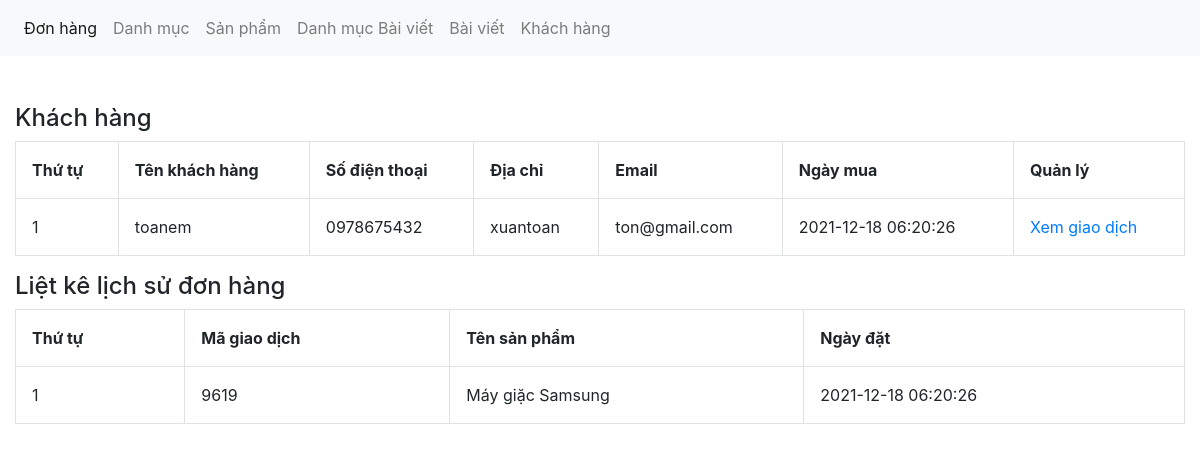
Page /admin/xulykhachhang.php?quanly=xemgiaodich&khachhang=9619 on the committed database.
### tables this page shows
CREATE TABLE `tbl_giaodich` (
  `giaodich_id` int(11) NOT NULL,
  `sanpham_id` int(11) NOT NULL,
  `soluong` int(11) NOT NULL,
  `magiaodich` varchar(50) NOT NULL,
  `ngaythang` timestamp NOT NULL DEFAULT current_timestamp() ON UPDATE current_timestamp(),
  `khachhang_id` int(11) NOT NULL,
  `tinhtrangdon` int(11) NOT NULL DEFAULT 0,
  `huydon` int(11) NOT NULL DEFAULT 0
);

CREATE TABLE `tbl_khachhang` (
  `khachhang_id` int(11) NOT NULL,
  `name` varchar(100) NOT NULL,
  `phone` varchar(50) NOT NULL,
  `address` varchar(200) NOT NULL,
  `note` text NOT NULL,
  `email` varchar(150) NOT NULL,
  `password` varchar(100) NOT NULL,
  `giaohang` int(11) NOT NULL
);

CREATE TABLE `tbl_sanpham` (
  `sanpham_id` int(11) NOT NULL,
  `category_id` int(11) NOT NULL,
  `sanpham_name` varchar(255) NOT NULL,
  `sanpham_chitiet` text NOT NULL,
  `sanpham_mota` text NOT NULL,
  `sanpham_gia` varchar(100) NOT NULL,
  `sanpham_giakhuyenmai` varchar(100) NOT NULL,
  `sanpham_active` int(11) NOT NULL,
  `sanpham_hot` int(11) NOT NULL,
  `sanpham_soluong` int(11) NOT NULL,
  `sanpham_image` varchar(50) NOT NULL
);

### admin/xulykhachhang.php (the view, shortened to what this page needs)
<?php
	include('../db/connect.php');
?>
<!DOCTYPE html>
<html lang="en">
<head>
	<link href="../css/bootstrap.css" rel="stylesheet" type="text/css" media="all" />
</head>
<body>
	<nav class="navbar navbar-expand-lg navbar-light bg-light">
	  <div class="collapse navbar-collapse" id="navbarNav">
	    <ul class="navbar-nav">
	      <li class="nav-item active">
	        <a class="nav-link" href="xulydonhang.php">Đơn hàng <span class="sr-only">(current)</span></a>
	      </li>
	      <li class="nav-item">
	        <a class="nav-link" href="xulydanhmuc.php">Danh mục</a>
	      </li>
	      <li class="nav-item">
	        <a class="nav-link" href="xulysanpham.php">Sản phẩm</a>
	      </li>
	         <li class="nav-item">
	        <a class="nav-link" href="xulydanhmucbaiviet.php">Danh mục Bài viết</a>
	      </li>
	         <li class="nav-item">
	        <a class="nav-link" href="xulybaiviet.php">Bài viết</a>
	      </li>
	       <li class="nav-item">
	        <a class="nav-link" href="xulykhachhang.php">Khách hàng</a>
	      </li>
	    </ul>
	  </div>
	</nav><br><br>
	<div class="container-fluid">
		<div class="row">
			<div class="col-md-12">
				<h4>Khách hàng</h4>
				<?php
				$sql_select_khachhang = mysqli_query($con,"SELECT * FROM tbl_khachhang,tbl_giaodich WHERE tbl_khachhang.khachhang_id=tbl_giaodich.khachhang_id GROUP BY tbl_giaodich.magiaodich ORDER BY tbl_khachhang.khachhang_id DESC");
				?>
				<table class="table table-bordered ">
					<tr>
						<th>Thứ tự</th>
						<th>Tên khách hàng</th>
						<th>Số điện thoại</th>
						<th>Địa chỉ</th>
						<th>Email</th>
						<th>Ngày mua</th>
						<th>Quản lý</th>
					</tr>
					<?php
					$i = 0;
					while($row_khachhang = mysqli_fetch_array($sql_select_khachhang)){
						$i++;
					?>
					<tr>
						<td><?php echo $i; ?></td>
						<td><?php echo $row_khachhang['name']; ?></td>
						<td><?php echo $row_khachhang['phone']; ?></td>
						<td><?php echo $row_khachhang['address']; ?></td>
						<td><?php echo $row_khachhang['email'] ?></td>
						<td><?php echo $row_khachhang['ngaythang'] ?></td>
						<td><a href="?quanly=xemgiaodich&khachhang=<?php echo $row_khachhang['magiaodich'] ?>">Xem giao dịch</a></td>
					</tr>
					 <?php
					}
					?>
				</table>
			</div>
			<div class="col-md-12">
				<h4>Liệt kê lịch sử đơn hàng</h4>
				<?php
				if(isset($_GET['khachhang'])){
					$magiaodich = $_GET['khachhang'];
				}else{
					$magiaodich = '';
				}
				$sql_select = mysqli_query($con,"SELECT * FROM tbl_giaodich,tbl_khachhang,tbl_sanpham WHERE tbl_giaodich.sanpham_id=tbl_sanpham.sanpham_id AND tbl_khachhang.khachhang_id=tbl_giaodich.khachhang_id AND tbl_giaodich.magiaodich='$magiaodich' ORDER BY tbl_giaodich.giaodich_id DESC");
				?>
				<table class="table table-bordered ">
					<tr>
						<th>Thứ tự</th>
						<th>Mã giao dịch</th>
						<th>Tên sản phẩm</th>
						<th>Ngày đặt</th>
					</tr>
					<?php
					$i = 0;
					while($row_donhang = mysqli_fetch_array($sql_select)){
						$i++;
					?>
					<tr>
						<td><?php echo $i; ?></td>
						<td><?php echo $row_donhang['magiaodich']; ?></td>
						<td><?php echo $row_donhang['sanpham_name']; ?></td>
						<td><?php echo $row_donhang['ngaythang'] ?></td>
					</tr>
					 <?php
					}
					?>
				</table>
			</div>
		</div>
	</div>
</body>
</html>

### rows in the picture
tbl_giaodich: khachhang.name "toanem", khachhang.phone "0978675432", khachhang.address "xuantoan", khachhang.email "ton@gmail.com", ngaythang "2021-12-18 06:20:26", magiaodich "9619", sanpham.sanpham_name "Máy giặc Samsung"
